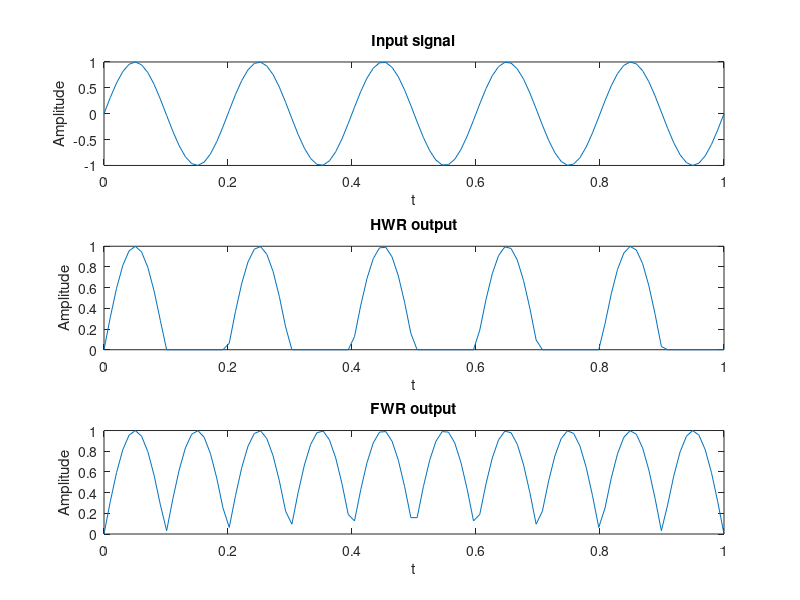

Source code (MATLAB):
%To rectify the sine wave
clc
clear all
close all
t=linspace(0,1,100);
f=5;
x=sin(2*pi*f*t); %Input signal
%Half wave rectified output
y1=0.5*(x+abs(x));  %HWR
y2=abs(x);          %FWR
%Plotting of the result
subplot(3,1,1),plot(t,x),
xlabel('t'),ylabel('Amplitude'),title('Input signal')
subplot(3,1,2),plot(t,y1),
xlabel('t'),ylabel('Amplitude'),title('HWR output')
subplot(3,1,3),plot(t,y2),
xlabel('t'),ylabel('Amplitude'),title('FWR output')
